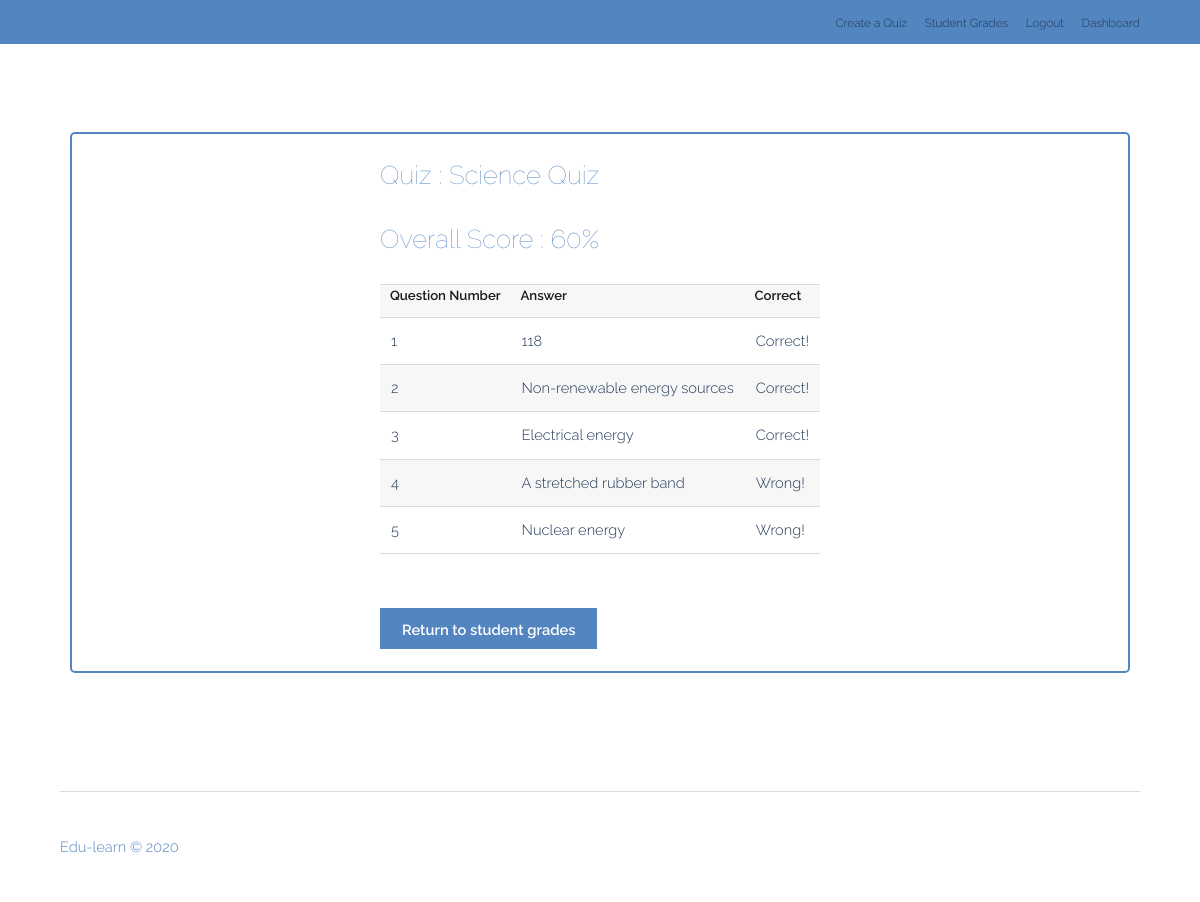
The page /gradesdetailed.php?id=57 (signed in) on the database its author committed.
### tables this page shows
CREATE TABLE `results` (
  `id` int(11) NOT NULL,
  `user` varchar(255) NOT NULL,
  `quiz_id` int(11) NOT NULL,
  `score` float NOT NULL
);

CREATE TABLE `quiz` (
  `id` int(11) NOT NULL,
  `name` varchar(255) NOT NULL,
  `description` varchar(255) NOT NULL,
  `questions` longtext NOT NULL CHECK (json_valid(`questions`)),
  `img` varchar(255) NOT NULL
);

CREATE TABLE `answer` (
  `id` int(11) NOT NULL,
  `result_id` int(11) NOT NULL,
  `question_no` int(11) NOT NULL,
  `answer` varchar(255) NOT NULL,
  `correct` tinyint(1) NOT NULL
);

### gradesdetailed.php (the view, shortened to what this page needs)
<!DOCTYPE HTML>
<html>
	<head>
        <link rel="stylesheet" href="assets/css/main.css" />
		 <?php
		 include_once ("base.php");
        $result_id = mysqli_real_escape_string($conn, $_GET["id"]);
		?>
	</head>
	<body class="subpage">
			<header id="header">
				<div class="inner">
					<nav id="nav">
                    <?php
					include_once("navbar.php");
					?>
                    </nav>
				</div>
			</header>
			<section id="three" class="wrapper">
                <div class="inner">
                    <div class="dashbox">
                        <article>
                        <?php
                        $sql = "SELECT quiz.name AS quiz_name, results.score, users.name FROM `results` INNER JOIN `quiz` ON results.quiz_id = quiz.id INNER JOIN `users` ON results.user = users.username WHERE results.id = $result_id";
                        $result = $conn->query($sql);
				        $row = $result->fetch_object();
                        echo "<h2>Quiz : ".$row->quiz_name."</h2>";
                        echo "<h2>Overall Score : ".($row->score*100)."%</h2>";
                        ?>
                        <table>
                            <tr>
                                <th>Question Number</th>
                                <th>Answer</th>
                                <th>Correct</th>
                            </tr>
                            <?php
                            $sql = "SELECT `question_no`, `answer`, `correct` FROM `answer` WHERE `result_id` = $result_id";
                            $result = $conn->query($sql);
                            while($row = $result->fetch_assoc()){
                                echo '<tr>
                                <td>'.($row["question_no"]+1).'</td>
                                <td>'.$row["answer"].'</td>';
                                if($row["correct"]){
                                    echo '<td>Correct!</td>';
                                } else {
                                    echo '<td>Wrong!</td>';
                                }
                                echo '</tr>';
                            }
                            ?>
                        </table>
                        <br>
							<?php
                            if($_SESSION["type"]==0){
                                echo '<a href="studentgrades.php" class="button special">Return to my grades</a>';
                            }else{
                                echo '<a href="grades.php" class="button special">Return to student grades</a>';
                            }
                            ?>
                        </article>
                    </div>
                </div>
            </section>
		<footer id="footer">
				<div class="inner">
					<div class="flex">
						<ul class="icons">
							<h1>Edu-learn &copy; 2020 </h1>
						</ul>
					</div>
				</div>
			</footer>
	</body>
</html>

### assets/css/main.css (style rules this page uses)
html, body, div, span, applet, object, iframe, h1, h2, h3, h4, h5, h6, p, blockquote, pre, a, abbr, acronym, address, big, cite, code, del, dfn, em, img, ins, kbd, q, s, samp, small, strike, strong, sub, sup, tt, var, b, u, i, center, dl, dt, dd, ol, ul, li, fieldset, form, label, legend, table, caption, tbody, tfoot, thead, tr, th, td, article, aside, canvas, details, embed, figure, figcaption, footer, header, hgroup, menu, nav, output, ruby, section, summary, time, mark, audio, video { margin: 0; padding: 0; border: 0; font-size: 100%; font: inherit; color: #1F3857; vertical-align: baseline; }
article, aside, details, figcaption, figure, footer, header, hgroup, menu, nav, section { display: block; }
body { line-height: 1; }
ol, ul { list-style: none; }
table { border-collapse: collapse; border-spacing: 0; }
body { -webkit-text-size-adjust: none; }
*, *:before, *:after { -moz-box-sizing: border-box; -webkit-box-sizing: border-box; box-sizing: border-box; }
body { -ms-overflow-style: scrollbar; }
body { background: #fff; }
body, input, select, textarea { color: #1F3857; font-family: "Raleway", Arial, Helvetica, sans-serif; font-size: 13pt; font-weight: 300; line-height: 1.65; }
@media screen and (max-width: 1680px) { body, input, select, textarea { font-size: 11pt; } }
@media screen and (max-width: 1280px) { body, input, select, textarea { font-size: 11pt; } }
a { color: #1F3857; text-decoration: underline; }
h1, h2, h3, h4, h5, h6 { color: #5385c1; font-weight: 300; line-height: 1.5; margin: 0 0 1em 0; }
h2 { font-size: 1.75em; font-weight: 100; }
.inner { max-width: 75em; margin: 0 auto; }
@media screen and (max-width: 1280px) { .inner { max-width: 90%; } }
section.wrapper, article.wrapper { padding: 6em 0; }
.flex { display: -ms-flexbox; -ms-flex-wrap: wrap; -ms-flex-pack: justify; display: -moz-flex; display: -webkit-flex; display: -ms-flex; display: flex; -moz-flex-wrap: wrap; -webkit-flex-wrap: wrap; -ms-flex-wrap: wrap; flex-wrap: wrap; -moz-justify-content: space-between; -webkit-justify-content: space-between; -ms-justify-content: space-between; justify-content: space-between; border-style:solid; border-color: #5385c1; }
.dashbox { border: solid 2px #5385c1; border-radius: 5px; margin-bottom: 2em; margin-left:10px; margin-right:10px; color:#1F3857; padding: 1.5em; align-items: center; display: flex; justify-content: center; }
ul { list-style: disc; margin: 0 0 2em 0; padding-left: 1em; }
ul.icons { cursor: default; list-style: none; padding-left: 0; }
table { margin: 0 0 2em 0; width: 100%; }
table tbody tr { border: solid 1px #dbdbdb; border-left: 0; border-right: 0; }
table tbody tr:nth-child(2n + 1) { background-color: rgba(144, 144, 144, 0.075); }
table td { padding: 0.75em 0.75em; }
table th { color: rgb(26, 26, 26); font-size: 0.9em; font-weight: 600; padding: 0 0.75em 0.75em 0.75em; text-align: left; }
input[type="submit"], input[type="reset"], input[type="button"], button, .button { -moz-appearance: none; -webkit-appearance: none; -ms-appearance: none; appearance: none; -moz-transition: background-color 0.2s ease-in-out, color 0.2s ease-in-out; -webkit-transition: background-color 0.2s ease-in-out, color 0.2s ease-in-out; -ms-transition: background-color 0.2s ease-in-out, color 0.2s ease-in-out; transition: background-color 0.2s ease-in-out, color 0.2s ease-in-out; background-color: #5a5a5a; border-radius: 0; border: 0; color: #ffffff !important; cursor: pointer; display: inline-block; font-weight: 600; height: 2.85em; line-height: 2.95em; padding: 0 1.5em; text-align: center; text-decoration: none; white-space: nowrap; }
input[type="submit"].special, input[type="reset"].special, input[type="button"].special, button.special, .button.special { background-color: #5385c1; color: #ffffff !important; }
.subpage { padding-top: 44px; }
.subpage #header { background: #5385c1; top: 0; height: 44px; line-height: 44px; position: fixed; }
#header { color: #2F5482; cursor: default; height: 3.25em; left: 0; line-height: 3.25em; position: absolute; text-align: right; top: 4em; width: 100%; z-index: 10001; }
#header .inner { margin: 0 auto; position: relative; }
#footer .inner { border-top: 1px solid #dbdbdb; padding-top: 3em; }

### rows shown on the page
results: quiz.name "Science Quiz", $row->score*100 "60"
answer: $row["question_no"]+1 "1", answer "118", correct "Correct!"
answer: $row["question_no"]+1 "2", answer "Non-renewable energy sources", correct "Correct!"
answer: $row["question_no"]+1 "3", answer "Electrical energy", correct "Correct!"
answer: $row["question_no"]+1 "4", answer "A stretched rubber band", correct "Wrong!"
answer: $row["question_no"]+1 "5", answer "Nuclear energy", correct "Wrong!"
